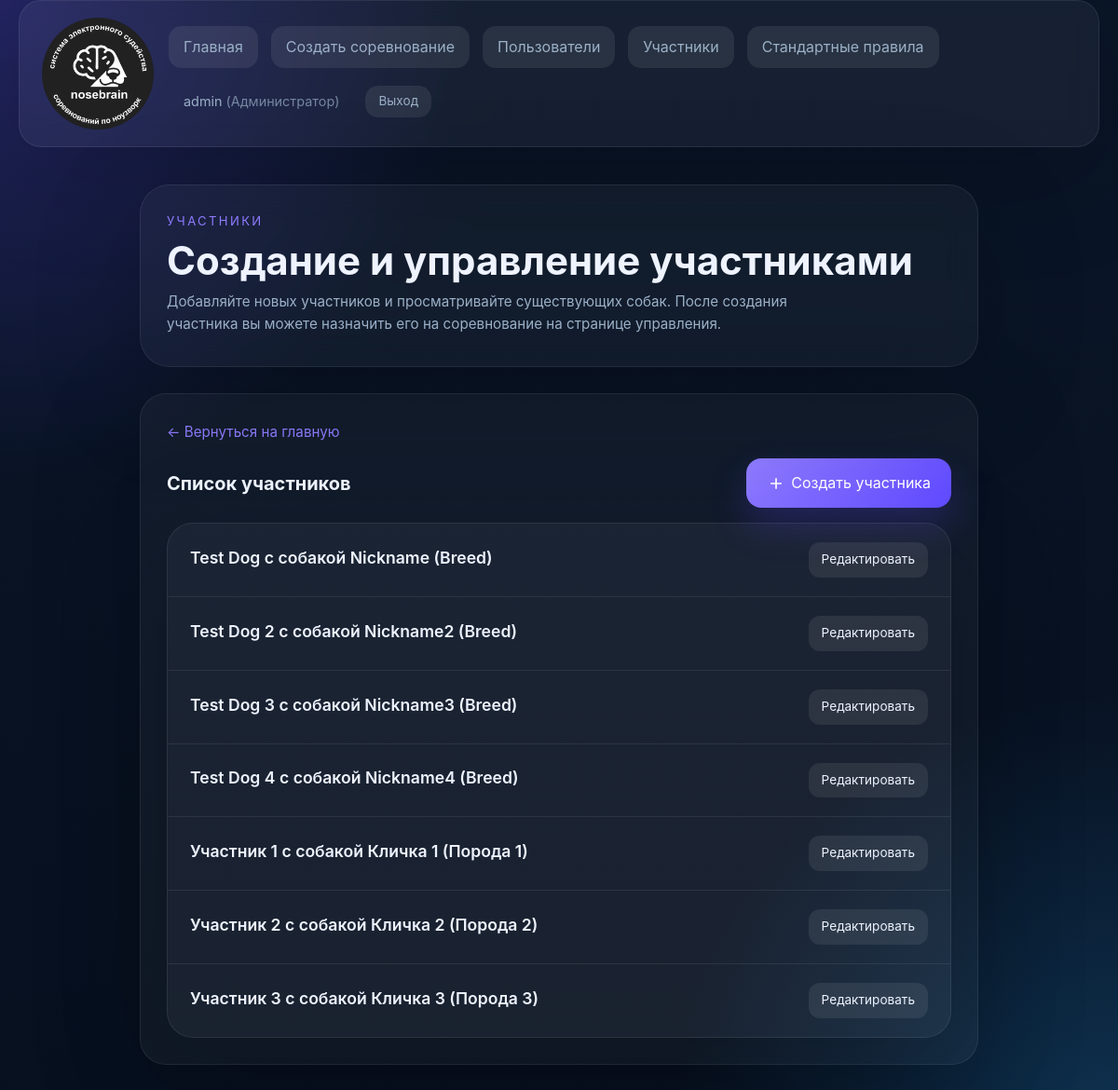
/participants.php (signed in), run on an earlier commit of the app's database.
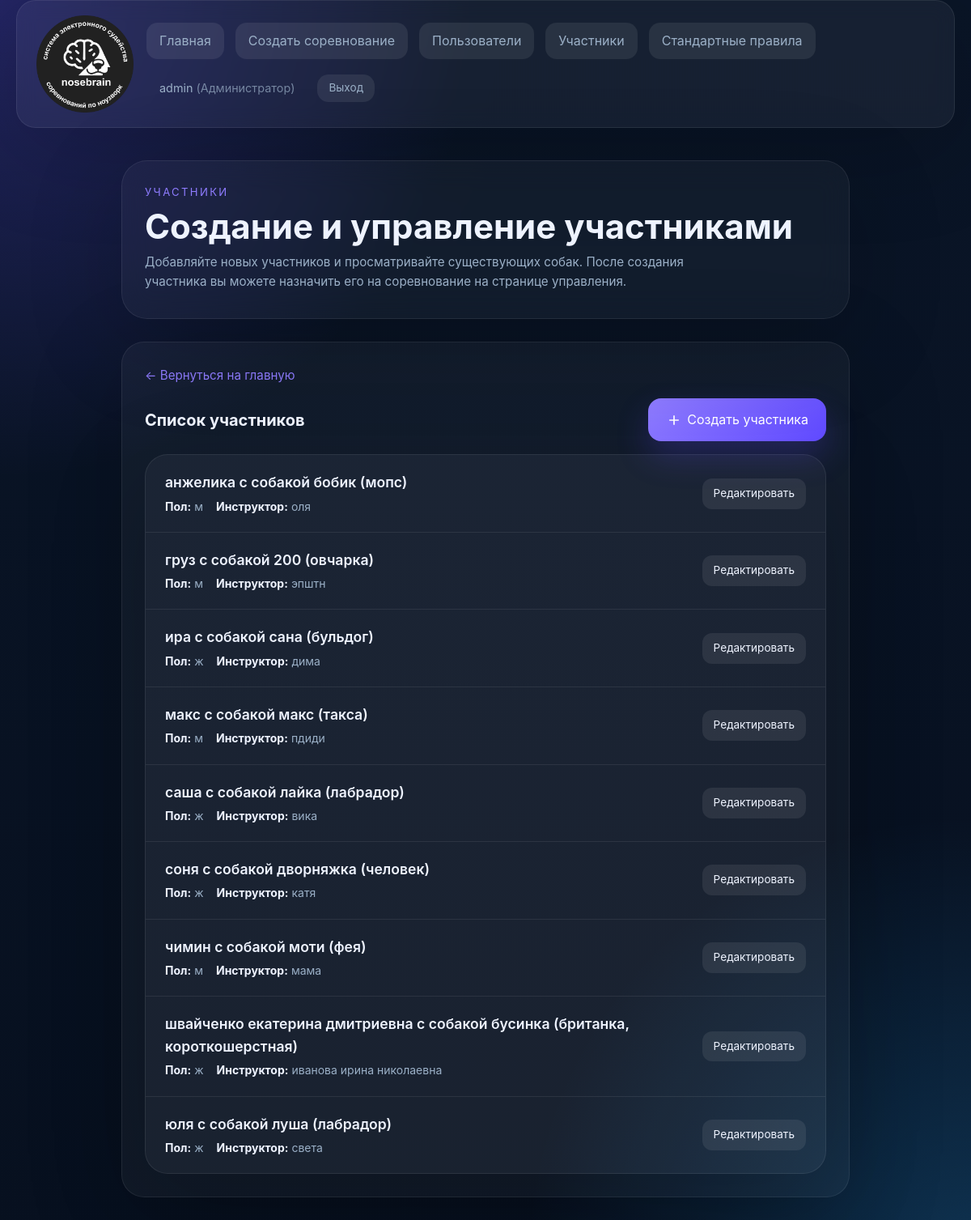
And on a later commit of the database.
### tables this page shows
CREATE TABLE participants (
                id INTEGER PRIMARY KEY AUTOINCREMENT,
                name TEXT NOT NULL,
                breed TEXT,
                nickname TEXT,
                gender TEXT,
                birth_date TEXT,
                microchip_number TEXT,
                pedigree_number TEXT,
                qualification_book_number TEXT,
                instructor_name TEXT,
                created_by INTEGER,
                FOREIGN KEY (created_by) REFERENCES users(id)
            );

### participants.php (the view, shortened to what the changed rows need)
<?php
require_once __DIR__ . '/auth.php';
require_once __DIR__ . '/src/functions.php';
$dbManager = new DatabaseManager();
$service = new CompetitionService($dbManager);
$currentUser = getCurrentUser();
$userRole = $currentUser['role'] ?? User::ROLE_ADMIN;
$userId = $currentUser['id'] ?? null;
$participants = $service->getParticipants($userId, $userRole);
?>
<!DOCTYPE html>
<html lang="ru">
<head>
    <link rel="stylesheet" href="style.css">
</head>
<body>
<?php
$currentPage = 'create_participant';
require_once __DIR__ . '/header.php';
renderHeader($currentPage);
?>
<main class="page-shell page-shell--single">
    <section class="hero hero--compact">
        <div>
            <h1 class="hero__title">Создание и управление участниками</h1>
        </div>
    </section>
    <section class="content-grid content-grid--single">
    <article class="panel">
        <div class="action-bar" style="margin-bottom: 0;">
            <h2 style="margin: 0; font-size: 1.25rem;">Список участников</h2>
        </div>
        <div class="participants-list" style="margin-top: 16px;">
        <?php if (count($participants) === 0): ?>
            <div class="empty-state">
                <svg viewBox="0 0 24 24" fill="none" stroke="currentColor" stroke-width="1.5">
                    <path d="M17 21v-2a4 4 0 0 0-4-4H5a4 4 0 0 0-4 4v2"/>
                    <circle cx="9" cy="7" r="4"/>
                    <path d="M23 21v-2a4 4 0 0 0-3-3.87"/>
                    <path d="M16 3.13a4 4 0 0 1 0 7.75"/>
                </svg>
                <p>Пока нет участников. Создайте первого участника.</p>
            </div>
        <?php else: ?>
            <?php foreach ($participants as $participant): ?>
                <?php
                    $nickname = $participant->getNickname();
                    $breed = $participant->getBreed();
                    $displayName = escape($participant->getName());
                    if ($nickname !== null && $nickname !== '') {
                        $displayName .= ' с собакой ' . escape($nickname);
                        if ($breed !== null && $breed !== '') {
                            $displayName .= ' (' . escape($breed) . ')';
                        }
                    } elseif ($breed !== null && $breed !== '') {
                        $displayName .= ' с собакой (' . escape($breed) . ')';
                    }
                ?>
                <div class="participant-card">
                    <div class="participant-info">
                        <span class="participant-name"><?= $displayName ?></span>
                        <div class="participant-details">
                            <?php if ($participant->getGender()): ?>
                                <span class="participant-detail"><strong>Пол:</strong> <?= escape($participant->getGender()) ?></span>
                            <?php endif; ?>
                            <?php if ($participant->getInstructorName()): ?>
                                <span class="participant-detail"><strong>Инструктор:</strong> <?= escape($participant->getInstructorName()) ?></span>
                            <?php endif; ?>
                        </div>
                    </div>
                    <button type="button" class="button button--secondary btn-small" onclick="openEditModal(<?= $participant->getId() ?>, '<?= escape(addslashes($participant->getName())) ?>', '<?= escape(addslashes($participant->getNickname() ?? '')) ?>', '<?= escape(addslashes($participant->getBreed() ?? '')) ?>', '<?= escape(addslashes($participant->getGender() ?? '')) ?>', '<?= escape(addslashes($participant->getBirthDate() ?? '')) ?>', '<?= escape(addslashes($participant->getMicrochipNumber() ?? '')) ?>', '<?= escape(addslashes($participant->getPedigreeNumber() ?? '')) ?>', '<?= escape(addslashes($participant->getQualificationBookNumber() ?? '')) ?>', '<?= escape(addslashes($participant->getInstructorName() ?? '')) ?>')">
                        Редактировать
                    </button>
                </div>
            <?php endforeach; ?>
        <?php endif; ?>
        </div>
    </article>
    </section>
</main>
</body>
</html>

### header.php (shortened to what the changed rows need)
<?php
function renderHeader(string $currentPage): void
{
    require_once __DIR__ . '/auth.php';
    $links = [
        ['key' => 'home', 'href' => 'index.php', 'label' => 'Главная'],
    ];
    if (canCreateCompetition()) {
        $links[] = ['key' => 'create_competition', 'href' => 'add_competition.php', 'label' => 'Создать соревнование'];
    }
    if (canManageUsers()) {
        $links[] = ['key' => 'manage_users', 'href' => 'users.php', 'label' => 'Пользователи'];
    }
    if (canManageParticipants()) {
        $links[] = ['key' => 'create_participant', 'href' => 'participants.php', 'label' => 'Участники'];
    }
    if (isAdmin()) {
        $links[] = ['key' => 'standard_rules', 'href' => 'standard_rules.php', 'label' => 'Стандартные правила'];
    }
    ?>
    <header class="page-header">
        <nav class="page-header__nav">
            <?php foreach ($links as $link): ?>
                <a class="button button--secondary<?= $currentPage === $link['key'] ? ' button--active' : '' ?>" href="<?= escape($link['href']) ?>"><?= escape($link['label']) ?></a>
            <?php endforeach; ?>
            <?php if (isLoggedIn()): ?>
                <?php renderUserInfo(); ?>
            <?php else: ?>
                <a class="button button--primary" href="login.php">Войти</a>
            <?php endif; ?>
        </nav>
    </header>
    <?php
}

What changed in the data, as far as the page shows it:
removed participants: displayName "Test Dog с собакой Nickname (Breed)"
removed participants: displayName "Test Dog 2 с собакой Nickname2 (Breed)"
removed participants: displayName "Test Dog 3 с собакой Nickname3 (Breed)"
removed participants: displayName "Test Dog 4 с собакой Nickname4 (Breed)"
removed participants: displayName "Участник 1 с собакой Кличка 1 (Порода 1)"
removed participants: displayName "Участник 2 с собакой Кличка 2 (Порода 2)"
removed participants: displayName "Участник 3 с собакой Кличка 3 (Порода 3)"
added participants: displayName "анжелика с собакой бобик (мопс)", gender "м", instructor_name "оля"
added participants: displayName "груз с собакой 200 (овчарка)", gender "м", instructor_name "эпштн"
added participants: displayName "ира с собакой сана (бульдог)", gender "ж", instructor_name "дима"
added participants: displayName "макс с собакой макс (такса)", gender "м", instructor_name "пдиди"
added participants: displayName "саша с собакой лайка (лабрадор)", gender "ж", instructor_name "вика"
added participants: displayName "соня с собакой дворняжка (человек)", gender "ж", instructor_name "катя"
added participants: displayName "чимин с собакой моти (фея)", gender "м", instructor_name "мама"
added participants: displayName "швайченко екатерина дмитриевна с собакой бусинка (британка, короткошерстная)", gender "ж", instructor_name "иванова ирина николаевна"
added participants: displayName "юля с собакой луша (лабрадор)", gender "ж", instructor_name "света"
